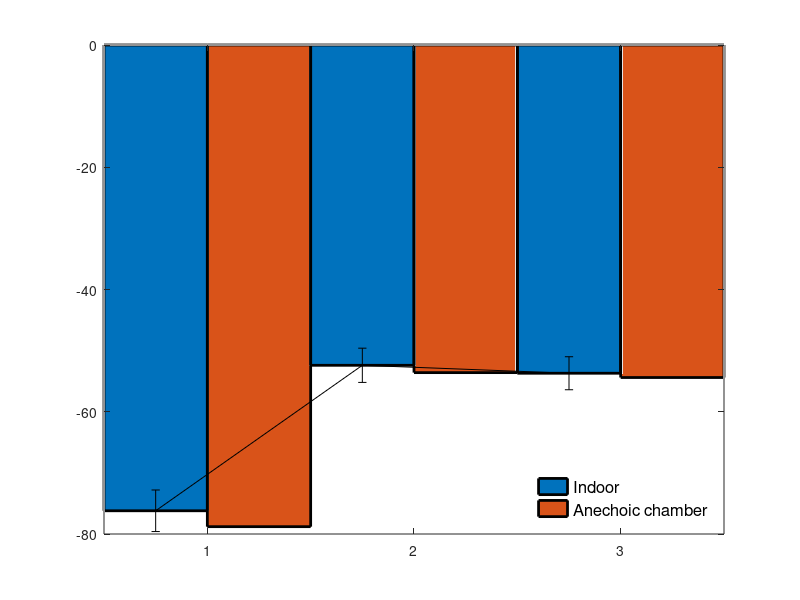

MATLAB code to generate this figure: (Note: this script raises an error after producing the figure.)
clear all;
barvalues = [-76.2 -78.8; -52.4 -53.6; -53.7 -54.4]; %3 groups of 2 bars: Chip, IFA, Dipole; indoor and in chamber
errors = [3.4 3.5; 2.8 2.7; 2.7 2.9]; % standard deviation for each 

width = 1; 
groupnames = {'Chip antenna'; 'Inverted-F Antenna'; 'Dipole Antenna'};
bw_title = [];
bw_xlabel = [];
bw_ylabel = 'RSSI (dBm)';
bw_colormap = 'Gray';
gridstatus = [];
bw_legend = {'Indoor'; 'Anechoic chamber'};
error_sides = 2;
legend_type = 'plot';

numgroups = size(barvalues, 1); % number of groups
numbars = size(barvalues, 2); % number of bars in a group

% Plot bars
handles.bars = bar(barvalues, width,'edgecolor','k', 'linewidth', 2);
hold on
colormap(bw_colormap);
handles.legend = legend(bw_legend, 'location', 'SouthEast', 'fontsize',12);
legend boxoff;

change_axis = 0;
ymin = 0;
if size(barvalues,2) == 1
    barvalues = barvalues';
    errors = errors';
end
if size(barvalues,1) == 1
    barvalues = [barvalues; zeros(1,length(barvalues))];
    errors = [errors; zeros(1,size(barvalues,2))];
    change_axis = 1;
end
numgroups = size(barvalues, 1); % number of groups
numbars = size(barvalues, 2); % number of bars in a group
if isempty(width)
    width = 1;
end
% Plot erros
for i = 1:numbars
    x = get(get(handles.bars(i),'children'), 'xdata');
    x = mean(x([1 3],:));
    handles.errors(i) = errorbar(x, barvalues(:,i), errors(:,i), 'k', 'linestyle', 'none', 'linewidth', 2);
    ymin = min([ymin; barvalues(:,i)+errors(:,i)]);
end

if error_sides == 1
    set(gca,'children', flipud(get(gca,'children')));
end

ylim([ymin*1.1 0]);
xlim([0.5 numgroups-change_axis+0.5]);

if strcmp(legend_type, 'axis')
    for i = 1:numbars
        xdata = get(handles.errors(i),'xdata');
        for j = 1:length(xdata)
            text(xdata(j),  -0.03*ymax*1.1, bw_legend(i), 'Rotation', 60, 'fontsize', 12, 'HorizontalAlignment', 'right');
        end
    end
    set(gca,'xaxislocation','top');
end

if ~isempty(bw_title)
    title(bw_title, 'fontsize',14);
end
if ~isempty(bw_xlabel)
    xlabel(bw_xlabel, 'fontsize',14);
end
if ~isempty(bw_ylabel)
    ylabel(bw_ylabel, 'fontsize',14);
end

set(gca, 'xticklabel', groupnames, 'box', 'off', 'ticklength', [0 0], 'fontsize', 12, 'xtick',1:numgroups, 'linewidth', 2,'xgrid','off','ygrid','off');
if ~isempty(gridstatus) && any(gridstatus == 'x')
    set(gca,'xgrid','on');
end
if ~isempty(gridstatus) && any(gridstatus ==  'y')
    set(gca,'ygrid','on');
end

handles.ax = gca;
hold off

set(gca, 'box', 'on')
exportfig(gcf,'antenna_selection.eps','height',6,'Width',8,'fontmode','Scaled', 'color', 'rgb');